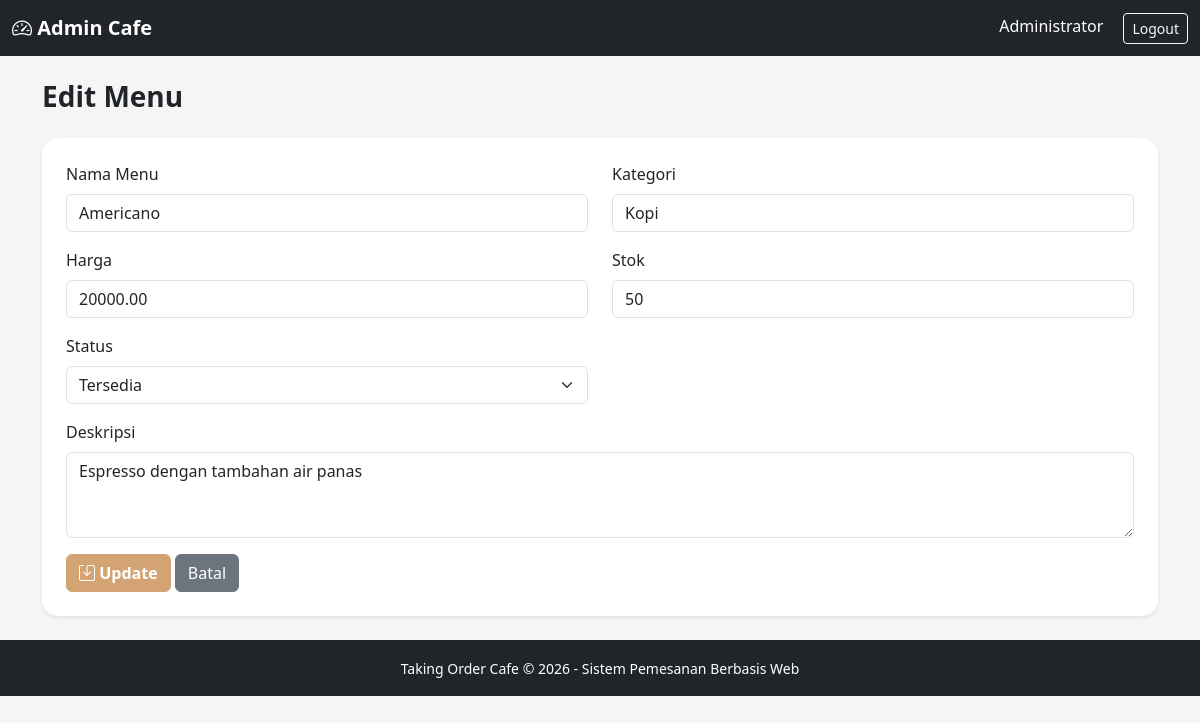
The page /admin/menu_edit.php?id=2 (signed in) on the database its author committed.
### tables this page shows
CREATE TABLE `menu` (
  `id` int(11) NOT NULL,
  `nama_menu` varchar(100) NOT NULL,
  `kategori` varchar(50) NOT NULL,
  `harga` decimal(10,2) NOT NULL,
  `deskripsi` text DEFAULT NULL,
  `stok` int(11) DEFAULT 0,
  `gambar` varchar(255) DEFAULT NULL,
  `status` enum('tersedia','habis') DEFAULT 'tersedia'
);

### admin/menu_edit.php (the view, shortened to what this page needs)
<?php
require_once '../config/koneksi.php';
include '../includes/header.php';
$id = (int)$_GET['id'];
$q  = mysqli_query($koneksi, "SELECT * FROM menu WHERE id = $id");
$m  = mysqli_fetch_assoc($q);
?>
<nav class="navbar navbar-dark bg-dark">
    <div class="container-fluid">
        <a class="navbar-brand fw-bold" href="dashboard.php"><i class="bi bi-speedometer2"></i> Admin Cafe</a>
        <div class="ms-auto text-white">
            <span class="me-3"><?= htmlspecialchars($_SESSION['admin_nama']); ?></span>
            <a href="logout.php" class="btn btn-outline-light btn-sm">Logout</a>
        </div>
    </div>
</nav>
<div class="container py-4">
    <h3 class="fw-bold mb-4">Edit Menu</h3>
    <div class="card border-0 shadow-sm rounded-4">
        <div class="card-body p-4">
            <form method="POST">
                <div class="row">
                    <div class="col-md-6 mb-3">
                        <label class="form-label">Nama Menu</label>
                        <input type="text" name="nama_menu" class="form-control" value="<?= htmlspecialchars($m['nama_menu']); ?>" required>
                    </div>
                    <div class="col-md-6 mb-3">
                        <label class="form-label">Kategori</label>
                        <input type="text" name="kategori" class="form-control" value="<?= htmlspecialchars($m['kategori']); ?>" required>
                    </div>
                    <div class="col-md-6 mb-3">
                        <label class="form-label">Harga</label>
                        <input type="number" name="harga" class="form-control" value="<?= $m['harga']; ?>" required>
                    </div>
                    <div class="col-md-6 mb-3">
                        <label class="form-label">Stok</label>
                        <input type="number" name="stok" class="form-control" value="<?= $m['stok']; ?>" required>
                    </div>
                    <div class="col-md-6 mb-3">
                        <label class="form-label">Status</label>
                        <select name="status" class="form-select">
                            <option value="tersedia" <?= $m['status']=='tersedia'?'selected':''; ?>>Tersedia</option>
                        </select>
                    </div>
                    <div class="col-md-12 mb-3">
                        <label class="form-label">Deskripsi</label>
                        <textarea name="deskripsi" class="form-control" rows="3"><?= htmlspecialchars($m['deskripsi']); ?></textarea>
                    </div>
                </div>
                <button type="submit" class="btn btn-warning fw-bold"><i class="bi bi-save"></i> Update</button>
                <a href="menu.php" class="btn btn-secondary">Batal</a>
            </form>
        </div>
    </div>
</div>
<?php include '../includes/footer.php'; ?>

### assets/css/style.css (style rules this page uses)
body { font-family: 'Segoe UI', Tahoma, Geneva, Verdana, sans-serif; background-color: #f5f5f5; }
.card { transition: transform 0.2s ease; }
.btn-warning { background-color: #d4a373; border-color: #d4a373; color: #fff; }

### rows shown on the page
menu: nama_menu "Americano", kategori "Kopi", harga "20000.00", stok "50", status "Tersedia", deskripsi "Espresso dengan tambahan air panas"

### other values the page prints
$_SESSION['admin_nama'] "Administrator"
